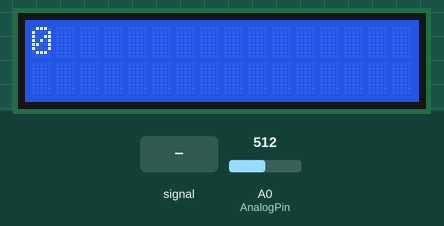
The program below on a simulated Arduino Nano, built with avr-gcc and run on an emulated ATmega328P. Shown: 16×2 character LCD. The inputs (shaded band) are chosen by the test bench; at power-on: A0 (AnalogPin) = 512.

Above: at 1.6 s.
1.7 s: A0 (AnalogPin) set to 1023
At 2.8 s:
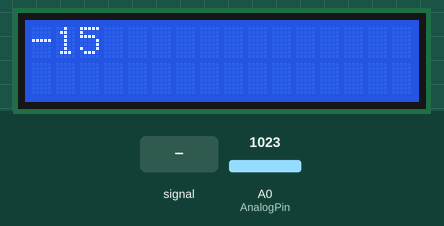
4.5 s: A0 (AnalogPin) set to 511
At 6.7 s:
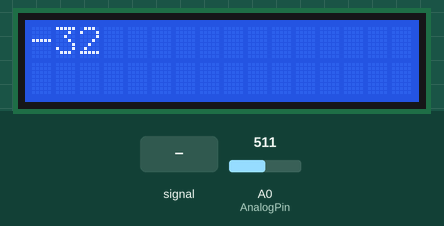
7.5 s: A0 (AnalogPin) fed a 200 Hz sine of ±81 counts around its level
At 10.4 s:
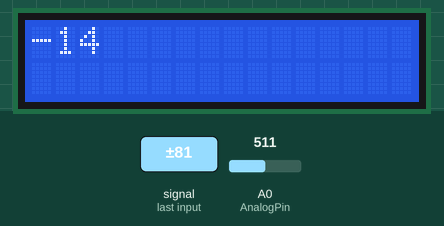
10.5 s: A0 (AnalogPin) fed a 1000 Hz sine of ±255 counts around its level
At 13.8 s:
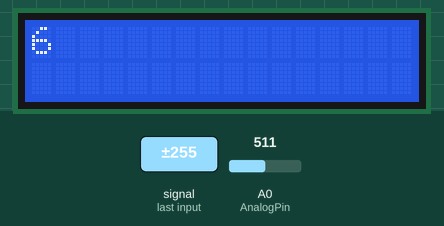
Timing chart, 0 to 14.5 s (numbered marks = the images above; inputs shaded):
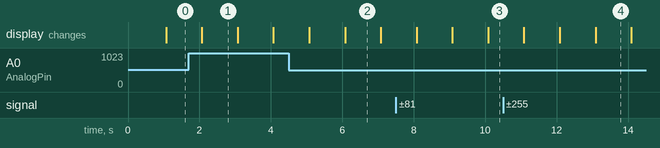

The program:

main.cpp
```cpp
#include <Arduino.h>

#ifndef __WIRE_H
#include <Wire.h>
#endif

#include <LiquidCrystal.h>

#define AnalogPin A0

#define TimeStep 1000 // Update bounds every 1000 ms

// Limit declarations; these get updated in SweepLow() and SweepHigh() Functions
#define MID_RANGE 512
int lowerlimit = 250;
int upperlimit = 750;

int highs = 0;
int lows = 0;

// Initialisation for LCD
const int rs = 12, en = 11, d4 = 5, d5 = 4, d6 = 3, d7 = 2;
LiquidCrystal lcd(rs, en, d4, d5, d6, d7);

// Function declarations
int ReadOut();
void Diffs();
void SetLimits();

///
void setup() {
  Serial.begin(9600);

  lcd.begin(16, 2);
  //lcd.print("hello, world!");
}

void loop()
{
  uint32_t start = millis(); // Starts a Timer for every loop

  SetLimits(); // Sets or updates the limits
  do {
    Diffs(); // Counts low and high waves
  } while(millis() - start < TimeStep); // loops every 1 second

  int bpm = (lows + highs)/2 * 60/TimeStep; // calculates the BPM and prints to LCD
  lcd.clear();
  lcd.print(bpm);
}

// Reads the Signal from AnalogPin
int ReadOut()
{
  int sig = analogRead(AnalogPin);
  return sig;
}


// Sweeps the low range
int SweepLow()
{
  for (int i = MID_RANGE; i > 0; i--)
  {
    if (i > ReadOut())
    {
      return i; // Return i as low bound
      break;
    }
  }
  return 0;
}

// Sweeps the high range
int SweepHigh()
{
  for(int i = MID_RANGE; i < 1023; i++)
  {
    if(i > ReadOut())
    {
      return i;
      break;
    }
  }
  return 0;
}

// Sets the limits
void SetLimits()
{
  lowerlimit = SweepLow();
  upperlimit = SweepHigh();
}

// Counts the high and low Waves
void Diffs()
{
  if (ReadOut() < lowerlimit)
    lows++;

  if (ReadOut() > upperlimit)
    highs++;
}
```

Measured:
- after the input at 1.7 s, the display: changes after 0.37 s (image 1)
- what the display in image 1 shows lasts 1.0 s, from 2.1 s to 3.1 s
